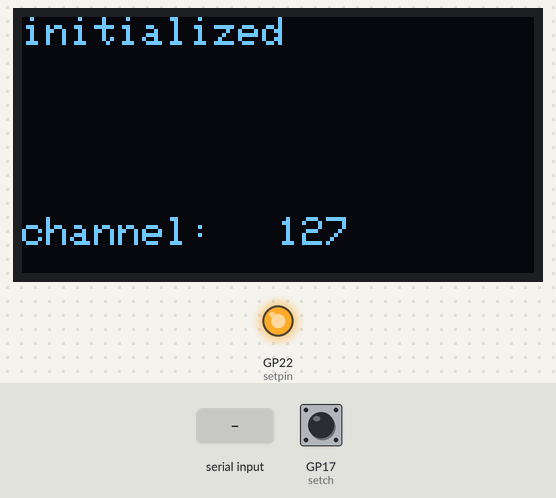
Bench run of a sketch on a simulated Raspberry Pi Pico. On the bench: 128×64 one-colour display, output pins drawn as LEDs (lit = HIGH). The inputs (shaded band) are chosen by the test bench; at power-on: GP17 (setch) HIGH. The modem accepts every AT command (registered, SIM ready, sends succeed) and sends nothing else; what the sketch prints to the serial monitor is not drawn.

Above: at 0.8 s.
3.0 s: ",\n" received over the second serial link
Timing chart, 0 to 6.0 s (numbered marks = the images above; inputs shaded):
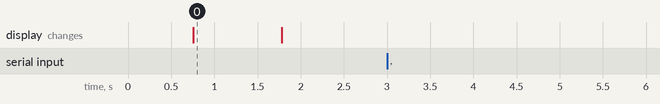

The sketch:

hc12_monitor.ino
```cpp
#include <SoftwareSerial.h> //HC12(mcu's rx、hc-12's tx,   mcu's tx、hc-12's rx)
//SoftwareSerial HC12(7, 8); int setpin = 9; //old box
SoftwareSerial HC12(21, 20); int setpin = 22; //small box
//SoftwareSerial HC12(13, 12);int setpin = 11; //pico

#include <Adafruit_GFX.h>
#include <Adafruit_SSD1306.h>

#define SCREEN_WIDTH 128 // OLED display width, in pixels
#define SCREEN_HEIGHT 64 // OLED display height, in pixels
#define OLED_RESET     -1 // Reset pin # (or -1 if sharing Arduino reset pin)
#define SCREEN_ADDRESS 0x3C ///< See datasheet for Address; 0x3D for 128x64, 0x3C for 128x32
Adafruit_SSD1306 display(SCREEN_WIDTH, SCREEN_HEIGHT, &Wire, OLED_RESET);

String temp;
String logdata = "";
//float data[18];
String data[20];  //for String data
int i = 0; int j = 0; int k = 0;
int tag[20];
char buf[300];
String logdataa;
unsigned long tagg = 1000;
int setch = 17;
int setch2 = 16;
String channelp = "127"; //imu


void setup()
{
  // Open serial communications and wait for port to open:
  Serial.begin(115200);

  Serial.println(F("SSD1306 begin"));
  if (!display.begin(SSD1306_SWITCHCAPVCC, SCREEN_ADDRESS)) {
    Serial.println(F("SSD1306 allocation failed"));
  }
  display.clearDisplay();
  display.setTextSize(1); // Draw scale text
  display.setTextColor(SSD1306_WHITE);
  delay(100);

  Serial.println(F("HC12.reset"));
  pinMode(setpin, OUTPUT); digitalWrite(setpin, LOW); // for reset
  pinMode(setch, INPUT_PULLUP);pinMode(setch2, INPUT_PULLUP);
  if (digitalRead(setch) == LOW) {
    channelp = "117"; //power_sensor
    if (digitalRead(setch) == LOW && digitalRead(setch2) == LOW) {
      channelp = "107"; //yan_gps
    }
  }
  HC12.begin(9600);
  delay(100);
  HC12.print("AT+B115200");
  delay(100);
  Serial.println(F("HC12.begin and set"));
  HC12.begin(115200);
  delay(100);
  HC12.print("AT+B115200");
  delay(100);
  HC12.print("AT+C" + channelp); //127 for imu、gps //117 for mag sensor
  delay(100);
  HC12.print("AT+P8");
  delay(100);
  digitalWrite(setpin, HIGH);
  Serial.println(F("HC12.set"));
  while (HC12.available()) {
    Serial.write(HC12.read());
  }
  Serial.println(F("done initial"));
  HC12.println("done initialize");

  display.clearDisplay();
  display.setCursor(0, 0);
  display.println("initialized");
  display.setCursor(0, 50);
  display.println("channel:");
  display.setCursor(64, 50);
  display.println(channelp);
  display.display();
  delay(1000);
}

void loop() // run over and over
{
  while (HC12.available()) {
    //Serial.write(HC12.read());
    getdata();
  }
  delay(1);
}
void getdata() {
  char inChar = HC12.read();
  logdata += (char)inChar;
  if (inChar == '\n') {
    if (logdata.length() > 150) {
      logdata = "";
    }
    //Serial.print(logdata);
    logdata.toCharArray(buf, logdata.length());
    for (i = 0; i < logdata.length(); i++) {
      if (buf[i] == ',') {
        tag[0] = 0;
        tag[j + 1] = i; //跳過", "
        j++;
      }
    }
    for (k = 0; k < j; k++) {//將字串以,分割並分別存入data
      if (k == 0) {                                       //for", "(String data)
        temp = logdata.substring(tag[k], tag[k + 1]);
      }
      else {
        temp = logdata.substring(tag[k] + 1, tag[k + 1]);
      }
      //data[k] = temp.toFloat(); //限制5位數 !!!
      data[k] = temp;                                     //for String data
      logdataa += temp;
      logdataa += ",";

      if (k == j - 1) {
        temp = logdata.substring(tag[k + 1] + 1); //for fly ","(String data)
        //data[k + 1] = temp.toFloat();
        data[k + 1] = temp;                                 //for String data
        logdataa += temp;
      }
    }
    //Serial.print(logdata);
    Serial.print(logdataa);
    logdataa = "";
    logdata = "";
    i = 0; j = 0; k = 0;
    if (millis() > tagg) {
      tagg = tagg + 100;
      oled(); //display oled
    }
    data[0] = ""; data[1] = ""; data[2] = ""; data[3] = ""; data[4] = ""; data[5] = ""; data[6] = ""; //for String data
    data[7] = ""; data[8] = ""; data[9] = ""; data[10] = ""; data[11] = ""; data[12] = ""; data[13] = "";
  }
}
void oled() {
  display.clearDisplay();
  display.setCursor(0, 0);
  display.println(data[0]);
  display.setCursor(0, 9);
  display.println(data[1]);
  display.setCursor(0, 18);
  display.println(data[2]);
  display.setCursor(0, 27);
  display.println(data[3]);
  display.setCursor(0, 36);
  display.println(data[4]);
  display.setCursor(0, 45);
  display.println(data[5]);
  display.setCursor(0, 54);
  display.println(data[6]);

  display.setCursor(64, 0);
  display.println(data[7]);
  display.setCursor(64, 9);
  display.println(data[8]);
  display.setCursor(64, 18);
  display.println(data[9]);
  display.setCursor(64, 27);
  display.println(data[10]);
  display.setCursor(64, 36);
  display.println(data[11]);
  display.setCursor(64, 45);
  display.println(data[12]);
  display.setCursor(64, 54);
  display.println(data[13]);

  display.display();
}
```

Measured:
- after the input at 3.0 s, every drawn part: stays the same
- what the display in image 0 shows lasts 1.0 s, from 0.8 s to 1.8 s
